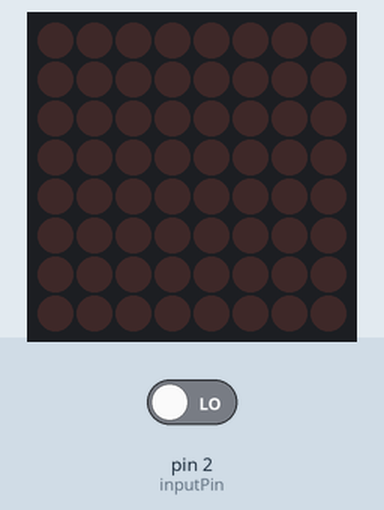
This sketch was run on a simulated Arduino Uno, built with avr-gcc and run on an emulated ATmega328P. On the bench: 8×8 LED matrix. The inputs (shaded band) are chosen by the test bench; at power-on: pin 2 (inputPin) LOW.

Above: at 1.2 s.
1.3 s: pin 2 (inputPin) driven HIGH
At 2.0 s:
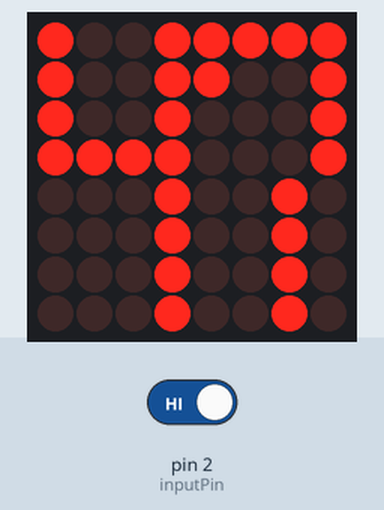
2.8 s: pin 2 (inputPin) driven LOW
At 3.3 s:
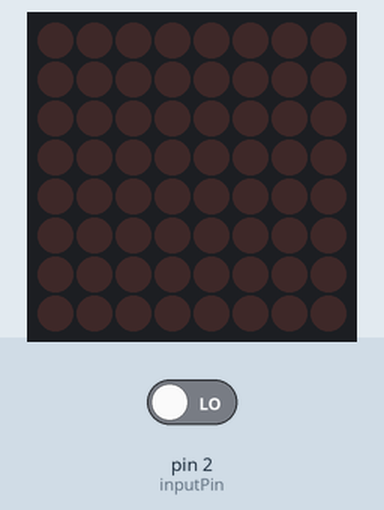
Timing chart, 0 to 5.8 s (numbered marks = the images above; inputs shaded):
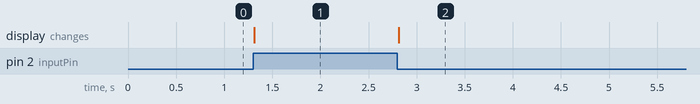

The sketch:

countdown.ino
```cpp
#include "LedControl.h"

int DINPin = 12;
int CLKPin = 11;
int CSPin = 10;
int numberOfPanels = 1;
int intensity = 1;
int panelNumber = 0;
int inputPin = 2;               // choose the input pin (for PIR sensor)
int pirState = LOW;             // we start, assuming no motion detected
int val = 0;                    // variable for reading the pin status


  int graphicPanel [8][8] = {
  {0, 0, 0, 0, 0, 0, 0, 0},
  {0, 0, 0, 0, 0, 0, 0, 0},
  {0, 0, 0, 0, 0, 0, 0, 0},
  {0, 0, 0, 0, 0, 0, 0, 0},
  {0, 0, 0, 0, 0, 0, 0, 0},
  {0, 0, 0, 0, 0, 0, 0, 0},
  {0, 0, 0, 0, 0, 0, 0, 0},
  {0, 0, 0, 0, 0, 0, 0, 0}
  };

  int numbers [10][8][4] = { {
  {0, 1, 1, 0},
  {1, 0, 0, 1},
  {1, 0, 0, 1},
  {1, 0, 0, 1},
  {1, 0, 0, 1},
  {1, 0, 0, 1},
  {1, 0, 0, 1},
  {0, 1, 1, 0}
  },

 {
  {0, 1, 1, 0},
  {0, 0, 1, 0},
  {0, 0, 1, 0},
  {0, 0, 1, 0},
  {0, 0, 1, 0},
  {0, 0, 1, 0},
  {0, 0, 1, 0},
  {0, 1, 1, 1}
  },

{
  {0, 1, 1, 1},
  {0, 0, 0, 1},
  {0, 0, 0, 1},
  {0, 0, 0, 1},
  {1, 1, 1, 1},
  {1, 0, 0, 0},
  {1, 0, 0, 0},
  {1, 1, 1, 1}
  },

{
  {0, 1, 1, 1},
  {0, 0, 0, 1},
  {0, 0, 0, 1},
  {0, 0, 0, 1},
  {0, 1, 1, 1},
  {0, 0, 0, 1},
  {0, 0, 0, 1},
  {0, 1, 1, 1}
  },

{
  {1, 0, 0, 1},
  {1, 0, 0, 1},
  {1, 0, 0, 1},
  {1, 1, 1, 1},
  {0, 0, 0, 1},
  {0, 0, 0, 1},
  {0, 0, 0, 1},
  {0, 0, 0, 1}
  },

{
  {1, 1, 1, 0},
  {1, 0, 0, 0},
  {1, 0, 0, 0},
  {1, 0, 0, 0},
  {1, 1, 1, 1},
  {0, 0, 0, 1},
  {0, 0, 0, 1},
  {1, 1, 1, 1}
  },

{
  {1, 1, 1, 0},
  {1, 0, 0, 0},
  {1, 0, 0, 0},
  {1, 0, 0, 0},
  {1, 1, 1, 1},
  {1, 0, 0, 1},
  {1, 0, 0, 1},
  {1, 1, 1, 1}
  },

{
  {1, 1, 1, 1},
  {1, 0, 0, 1},
  {0, 0, 0, 1},
  {0, 0, 0, 1},
  {0, 0, 1, 0},
  {0, 0, 1, 0},
  {0, 0, 1, 0},
  {0, 0, 1, 0}
  },

{
  {0, 1, 1, 0},
  {1, 0, 0, 1},
  {1, 0, 0, 1},
  {0, 1, 1, 0},
  {0, 1, 1, 0},
  {1, 0, 0, 1},
  {1, 0, 0, 1},
  {0, 1, 1, 0}
  },

{
  {0, 1, 1, 0},
  {1, 0, 0, 1},
  {1, 0, 0, 1},
  {0, 1, 1, 1},
  {0, 0, 0, 1},
  {0, 0, 0, 1},
  {0, 0, 0, 1},
  {0, 1, 1, 1}
  }};

  int tempPanel [8] = {0, 0, 0, 0, 0, 0, 0, 0};

LedControl lc=LedControl(DINPin, CLKPin, CSPin, numberOfPanels);

int days = 47;

void setup() {
  // put your setup code here, to run once:
  pinMode(inputPin, INPUT);     // declare sensor as input

  Serial.begin(9600);

  //time_t sometime = now();

  lc.shutdown(panelNumber, false);
  lc.setIntensity(panelNumber, intensity);
  lc.clearDisplay(panelNumber);

  display(days);

}

void display (int num)
{
  int firstDigit = num / 10;
  int seccondDigit = num % 10;

  for (int i = 0; i < 8; i++){
    for (int j = 0; j < 4; j++){
      graphicPanel[i][j] = numbers[firstDigit][i][j];
    }
  }

  for (int i = 0; i < 8; i++){
    for (int j = 0; j < 4; j++){
      graphicPanel[i][j+4] = numbers[seccondDigit][i][j];
    }
  }

  for (int i = 0; i <8; i++){
    for (int j = 0; j < 8; j++){
      if(graphicPanel[i][j] == 1){
          lc.setLed(panelNumber, i, j, true);
      }
      else{
        lc.setLed(panelNumber, i, j, false);
      }
    }
  }
}

void blank(){
  for (int i = 0; i <8; i++){
    for (int j = 0; j < 8; j++){
        lc.setLed(panelNumber, i, j, false);
    }
  }
}

void loop() {
  // put your main code here, to run repeatedly:
  val = digitalRead(inputPin);  // read input value
  //Serial.println(val);

  if (val == HIGH)
  {            // check if the input is HIGH
    days = (4096800000 - millis()) / 86400000;
    display(days);
  }
  else {
    blank();
  }
}
```

Measured:
- after the input at 1.3 s, the display: changes at once (image 1)
- after the input at 2.8 s, the display: changes at once (image 2)
